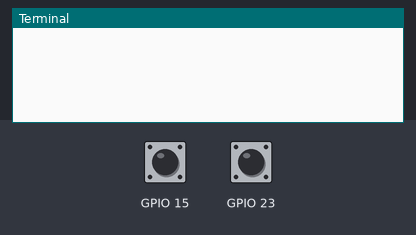
A program run on a simulated Raspberry Pi (BCM pin numbers). On the bench: the last lines printed to the terminal. The inputs (shaded band) are chosen by the test bench; at power-on: GPIO 15 LOW, GPIO 23 HIGH.

Above: at 1.2 s.
1.3 s: GPIO 15 pulled HIGH for 0.15 s
At 2.6 s:
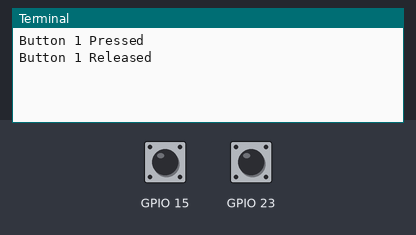
2.9 s: GPIO 23 pulled LOW for 0.15 s
At 3.03 s:
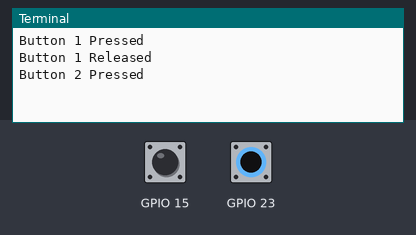

The program:

readbutton2.py
```python
import RPi.GPIO as GPIO

GPIO.setmode(GPIO.BCM)
GPIO.setup(15, GPIO.IN, pull_up_down = GPIO.PUD_DOWN)
GPIO.setup(23, GPIO.IN, pull_up_down = GPIO.PUD_UP)

while True:
	GPIO.wait_for_edge(15, GPIO.RISING)
	print("Button 1 Pressed")
	GPIO.wait_for_edge(15, GPIO.FALLING)
	print("Button 1 Released")
	GPIO.wait_for_edge(23, GPIO.FALLING)
	print("Button 2 Pressed")
	GPIO.wait_for_edge(23, GPIO.RISING)
	print("Button 2 Released")

GPIO.cleanup()
```

Measured:
- after the input at 1.3 s, the terminal: prints a new line at once (image 1)
- after the input at 2.9 s, the terminal: prints a new line at once (image 2)
